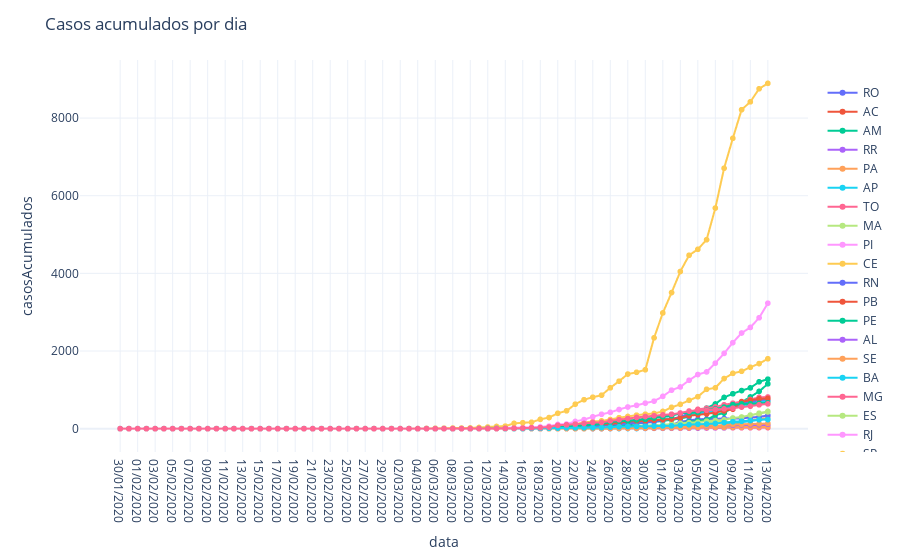

The notebook cell saved with this chart:
### Code cell
fig = px.line(dados, x='data', y='casosAcumulados',color="sigla",line_group="sigla", hover_name="sigla" , text='obitosAcumulados')
fig.update_layout(title='Casos acumulados por dia',legend_title='<b> </b>',
                   
                   showlegend=True, template="plotly_white",direction='clockwise',)
fig.show()
plotly.offline.plot(fig, filename='HTML/CasosAcumuladoEstadosDia.html', auto_open=False)
